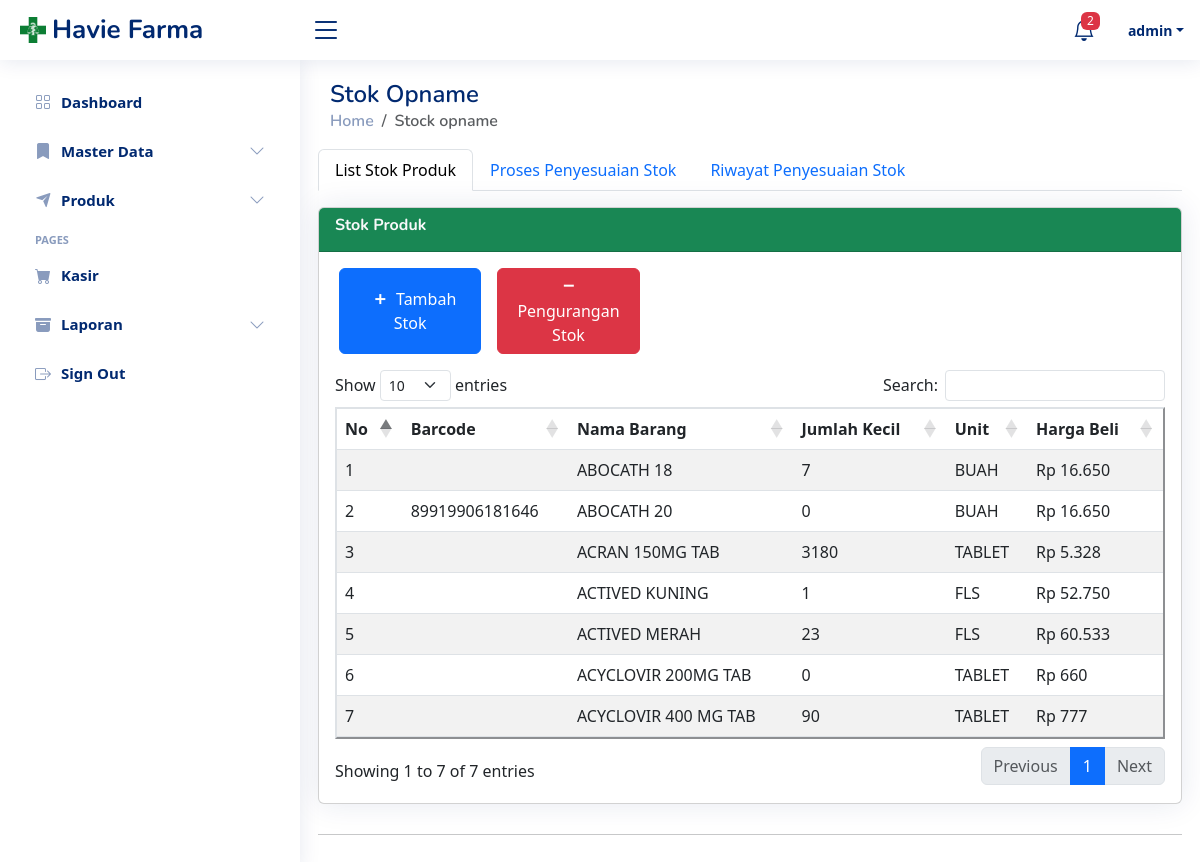
Screenshot of /opname (signed in) with the database file from the repository.
### tables this page shows
CREATE TABLE `tbl_m_product` (
  `id_product_tmp` int(11) NOT NULL,
  `large_barcode_tmp` varchar(20) DEFAULT NULL,
  `small_barcode_tmp` varchar(20) DEFAULT NULL,
  `name_tmp` varchar(200) NOT NULL,
  `id_large_unit_tmp` int(11) NOT NULL,
  `id_small_unit_tmp` int(11) NOT NULL,
  `fill_tmp` int(11) NOT NULL,
  `large_price_tmp` int(10) NOT NULL,
  `small_price_tmp` int(11) NOT NULL,
  `id_suplier_tmp` int(11) DEFAULT NULL,
  `id_factory_tmp` int(11) DEFAULT NULL,
  `date_added_tmp` timestamp NOT NULL DEFAULT '0000-00-00 00:00:00' ON UPDATE current_timestamp(),
  `added_by_tmp` varchar(50) DEFAULT NULL,
  `update_by_tmp` varchar(50) DEFAULT NULL,
  `update_date_tmp` timestamp NULL DEFAULT NULL,
  `stock_tmp` int(11) NOT NULL DEFAULT 0
);

CREATE TABLE `tbl_m_unit` (
  `id_unit_tmun` int(11) NOT NULL,
  `name_tmun` varchar(50) NOT NULL,
  `information_tmun` varchar(100) NOT NULL
);

### app/core/Controller.php (called while the page is built, shortened)
<?php
class Controller {
    public function view($view, $data = []) {
        require_once './../app/views/'.$view.'.php';
    }
    public function model($model)
    {
        return new $model;
    }
}

### app/controllers/Opname.php (called while the page is built, shortened)
<?php
class Opname extends Controller{
    public function index() {
        $data['title'] = "Havie Farma | Stok Opname";
        $data["opname"] = $this->model('Opname_model')->getAllOpname();
        $data['product'] = $this->model('Product')->getAllProduct();
        $data['emptyStock'] = $this->model('Product')->getEmptyStock();
        $this->view('stockopname/index', $data);
    }
}

### app/core/App.php (called while the page is built, shortened)
<?php
class App {
    protected $method = 'index';
    protected $params = [];
    public function __construct() {
        $this->controller = new $this->controller();
        call_user_func_array([$this->controller, $this->method], $this->params);
    }
}

### public/index.php (called while the page is built, shortened)
<?php
$app = new App();

### app/core/Database.php (called while the page is built, shortened)
<?php
class Database
{
    private $host = DB_HOST;
    private $user = DB_USER;
    private $password = DB_PASS;
    private $db_name = DB_NAME;
    private $db_connect;
    private $stmt;
    public function __construct()
    {
        $dsn = 'mysql:host='. $this->host . ';dbname=' . $this->db_name;
        $option = [
            PDO::ATTR_PERSISTENT => true,
            PDO::ATTR_ERRMODE => PDO::ERRMODE_EXCEPTION
        ];
        try {
            $this->db_connect = new PDO($dsn, $this->user, $this->password, $option);
        } catch (PDOException $e) {
            die('' . $e->getMessage());
        }
    }
    public function query($query)
    {
        $this->stmt = $this->db_connect->prepare($query);
    }
    public function execute()
    {
        $this->stmt->execute();
    }
    public function resultSet()
    {
        $this->execute();
        return $this->stmt->fetchAll(PDO::FETCH_ASSOC);
    }
}

### app/models/Product.php (called while the page is built, shortened)
<?php
class Product
{
    private $db;
    public function __construct()
    {
        $this->db = new Database();
    }
    public function getAllProduct()
    {
        $this->db->query("SELECT id_product_tmp,small_barcode_tmp, large_barcode_tmp, name_tmp, name_tmf, name_tms, name_tmun,large_price_tmp,small_price_tmp, fill_tmp, stock_tmp FROM tbl_m_product JOIN tbl_m_factory ON tbl_m_product.id_factory_tmp = id_factory_tmf JOIN tbl_m_suplier ON tbl_m_product.id_suplier_tmp = id_suplier_tms JOIN tbl_m_unit ON tbl_m_product.id_small_unit_tmp = id_unit_tmun ");
        return $this->db->resultSet();
    }
    public function getEmptyStock()
    {
        $query = "SELECT name_tmp FROM tbl_m_product WHERE stock_tmp = 0";
        $this->db->query($query);
        return $this->db->resultSet();
    }
}

### app/core/Util.php (called while the page is built, shortened)
<?php
class Util
{
    public static function format_rupiah($angka) {
        return "Rp " . number_format($angka, 0, ',', '.');
    }
}

### app/views/stockopname/management_stock.php (the view, shortened to what this page needs)
<div class="tab-pane fade active show" id="manajemen_stock" role="tabpanel" aria-labelledby="manajemen_stock-tab">
    <div class="card mt-2">
        <div class="card-header bg-success text-light">
            <h6 class="fw-bold fs-9">Stok Produk</h6>
        </div>
        <div class="card-body">
            <div class="row mb-3">
                <button class="btn btn-primary col-lg-2 mx-3  " data-bs-toggle="modal" data-bs-target="#add_stock"><i
                        class="ri-add-fill fw-bold fs-6 px-2"></i>Tambah
                    Stok</button>
                <button class="btn btn-danger col-lg-2 " data-bs-toggle="modal" data-bs-target="#min_stock">
                    <i class="bx  bx-minus fw-bold fs-6 px-2"></i>Pengurangan
                    Stok</button>
            </div>
            <table id="unit" class="table table-striped " border="2" style="width:100%">
                <thead class="thead-primary">
                    <tr>
                        <th>No</th>
                        <th>Barcode</th>
                        <th>Nama Barang</th>
                        <th>Jumlah Kecil</th>
                        <th>Unit</th>
                        <th>Harga Beli</th>
                    </tr>
                </thead>
                <tbody>
                    <?php
                    $no = 0;
                    foreach ($data['product'] as $row):
                        $no++;
                        ?>
                        <tr>
                            <td>
                                <?= $no ?>
                            </td>
                            <td>
                                <?= $row['small_barcode_tmp'] ?>
                            </td>
                            <td>
                                <?= $row['name_tmp'] ?>
                            </td>
                            <td>
                                <?= $row['stock_tmp'] ?>
                            </td>
                            <td>
                                <?= $row['name_tmun'] ?>
                            </td>
                            <td>
                                <?= Util::format_rupiah(floor($row['small_price_tmp'])) ?>
                            </td>
                        </tr>
                    <?php endforeach; ?>
                </tbody>
            </table>
        </div>
    </div>
    <hr>
</div>

### public/css/style.css (style rules this page uses)
:root { scroll-behavior: smooth; }
body { font-family: "Open Sans", sans-serif; background: #f6f9ff; color: #444444; }
h1, h2, h3, h4, h5, h6 { font-family: "Nunito", sans-serif; }
.card { margin-bottom: 30px; border: none; border-radius: 5px; box-shadow: 0px 0 30px rgba(1, 41, 112, 0.1); }
.card-header, .card-footer { border-color: #ebeef4; background-color: #fff; color: #798eb3; padding: 15px; }
.card-body { padding: 0 20px 20px 20px; }

### rows the page displays
tbl_m_product: name_tmp "ABOCATH 18", stock_tmp "7", id_large_unit_tmp.name_tmun "BUAH", small_price_tmp "Rp 16.650"
tbl_m_product: small_barcode_tmp "89919906181646", name_tmp "ABOCATH 20", stock_tmp "0", id_large_unit_tmp.name_tmun "BUAH", small_price_tmp "Rp 16.650"
tbl_m_product: name_tmp "ACRAN 150MG TAB", stock_tmp "3180", id_small_unit_tmp.name_tmun "TABLET", small_price_tmp "Rp 5.328"
tbl_m_product: name_tmp "ACTIVED KUNING", stock_tmp "1", id_small_unit_tmp.name_tmun "FLS", small_price_tmp "Rp 52.750"
tbl_m_product: name_tmp "ACTIVED MERAH", stock_tmp "23", id_small_unit_tmp.name_tmun "FLS", small_price_tmp "Rp 60.533"
tbl_m_product: name_tmp "ACYCLOVIR 200MG TAB", stock_tmp "0", id_small_unit_tmp.name_tmun "TABLET", small_price_tmp "Rp 660"
tbl_m_product: name_tmp "ACYCLOVIR 400 MG TAB", stock_tmp "90", id_small_unit_tmp.name_tmun "TABLET", small_price_tmp "Rp 777"

### other values shown
count($data['emptyStock']) "2"
$_SESSION['name'] "admin"
